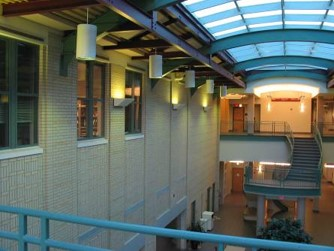
#> input picture Project1/images/CMU_left.jpg, 334 x 251 px
$ jupyter execute MyRansacPanorama_student.ipynb   (shell and % lines are left out)
#> lines starting #> are read from the running program, lines starting #| are printed output that depends on the picture; after the words box and inside, x2 and y2 are one past the last pixel; in counts of white or black regions, pixels touching at a corner belong together
# Assignment 1 (part II): Automatic Panorama Mosaicing

[cell 1]

import numpy as np
import matplotlib
import matplotlib.image as image
import matplotlib.pyplot as plt
from skimage.feature import (corner_harris, corner_peaks, plot_matches, BRIEF, match_descriptors)
from skimage.transform import warp, ProjectiveTransform
from skimage.color import rgb2gray
from skimage.measure import ransac

### The cell below demonstrates feature detection (e.g. corners) and matching (e.g. BRIEF descriptor)

[cell 2]
imL = image.imread("images/CMU_left.jpg")
#> imL is the input picture: shape (251, 334, 3); mean R, G, B 94.8, 103.3, 94.9
imR = image.imread("images/CMU_right.jpg")
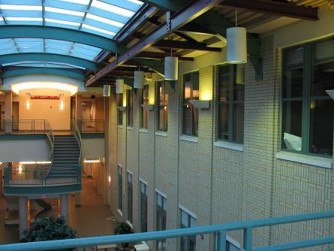
#> input picture Project1/images/CMU_right.jpg, 334 x 251 px
#> imR is the input picture: shape (251, 334, 3); mean R, G, B 87.8, 97, 88.2
imLgray = rgb2gray(imL)
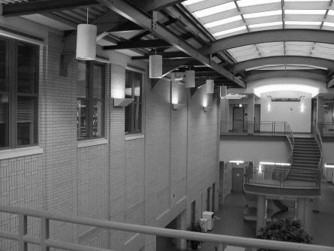
#> imLgray: shape (251, 334) float64; min 0.00417, max 1, mean 0.396
imRgray = rgb2gray(imR)
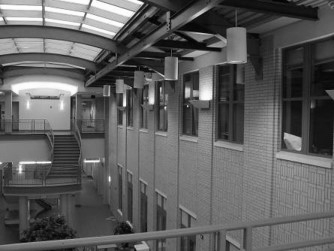
#> imRgray: shape (251, 334) float64; min 0.00333, max 1, mean 0.37

# NOTE: corner_peaks and many other feature extraction functions return point coordinates as (y,x), that is (rows,cols)
keypointsL = corner_peaks(corner_harris(imLgray), threshold_rel=0.0005, min_distance=5)
#> keypointsL = 202 pairs, first value 8 to 242, second value 7 to 326
keypointsR = corner_peaks(corner_harris(imRgray), threshold_rel=0.0005, min_distance=5)
#> keypointsR = 204 pairs, first value 6 to 245, second value 5 to 326

extractor = BRIEF()

extractor.extract(imLgray, keypointsL)
keypointsL = keypointsL[extractor.mask]
#> keypointsL = 152 pairs, first value 25 to 227, second value 24 to 309
descriptorsL = extractor.descriptors

extractor.extract(imRgray, keypointsR)
keypointsR = keypointsR[extractor.mask]
#> keypointsR = 154 pairs, first value 24 to 227, second value 28 to 309
descriptorsR = extractor.descriptors

matchesLR = match_descriptors(descriptorsL, descriptorsR, cross_check=True)

print ('the number of matches is {:2d}'.format(matchesLR.shape[0]))

fig = plt.figure(1,figsize = (12, 4))
axA = plt.subplot(111)
plt.gray()
plot_matches(axA, imL, imR, keypointsL, keypointsR, matchesLR) #, matches_color = 'r')
#> (this line was passed over: skimage is not available in this run)
axA.axis('off')

plt.show()

## Problem 1
### Rederive your formula in Problem 4a from Part I of the assignment for the following modification. Assume there are $N=53$ matches $(p,p')$ as in figure 1 above. $N_i=21$ of these matches are inliers for a homography, while the rest of the matches are $N_o=32$ outliers. To estimate a homography you need a sample with $K=4$ matches. What is the least number of times one should randomly sample a subset of $K$ matches to get probability  $p≥0.95$  that at least one of these samples has all of its $K$ matches from inliers? Derive a general formula and compute a numerical answer for the specified numbers.

Solution:

Let $I$ be "Inliers" and $O$ be outliers and $n$ be least number of trials one should randomly sample a subset of size K such that all 4 pairs in K are inliers.

Let $P(\text{at least 1 sample with 4 I pairs in n trials}) = P(A)$

$$\begin{aligned}
P(A) &= 1 - P(\text{never get 1 sample with 4 I pairs in n trials}) \\
                                           &= 1 - (P(\text{do NOT get 4I}))^n \\
                                           &= 1 - (1 - P(\text{DO get 4I}))^n \\
                                           &= 1 - \left(1 -
\frac{
{I \choose 4}
    }{
    {I \choose 4} + {O \choose 4} + {O \choose 1} \cdot {I \choose 3} + {O \choose 2} \cdot {I \choose 2} + {O \choose 3} \cdot {I \choose 1}
    }
\right)^n \\
                                           &>= 0.95
\end{aligned}$$

Simplifying leads to the following:

$$\begin{aligned}
1 - \left(1 -
\frac{
{I \choose 4}
    }{
    {I \choose 4} + {O \choose 4} + {O \choose 1} \cdot {I \choose 3} + {O \choose 2} \cdot {I \choose 2} + {O \choose 3} \cdot {I \choose 1}
    }
\right)^n &>= 0.95 \\
\left(1 -
\frac{
{I \choose 4}
    }{
    {I \choose 4} + {O \choose 4} + {O \choose 1} \cdot {I \choose 3} + {O \choose 2} \cdot {I \choose 2} + {O \choose 3} \cdot {I \choose 1}
    }
\right)^n &<= 0.05 \\
\end{aligned}$$

Let $a = P(\text{DO get 4I}) = \left(1 -
\frac{
{I \choose 4}
    }{
    {I \choose 4} + {O \choose 4} + {O \choose 1} \cdot {I \choose 3} + {O \choose 2} \cdot {I \choose 2} + {O \choose 3} \cdot {I \choose 1}
    }
\right)$.

The equation becomes:

$$\begin{aligned}
\left(1 - a\right)^n &<= 0.05 \\
log_\left(1 - a\right) \left(1- a\right)^n &>= log_\left(1 - a\right) 0.05 \\
n &>= log_\left(1 - a\right) 0.05 \\
n &>= \frac{\log 0.05}{\log \left(1 - a\right)} \\
\end{aligned}$$

Solving for $I = 21$ and $O = 32$ as in the question:

$$\begin{aligned}
n &>= \frac{\log 0.05}{\log \left(1 -
\frac{
{I \choose 4}
    }{
    {I \choose 4} + {O \choose 4} + {O \choose 1} \cdot {I \choose 3} + {O \choose 2} \cdot {I \choose 2} + {O \choose 3} \cdot {I \choose 1}
    }
\right)} \\
n &>= \frac{\log 0.05}{\log \left(1 -
\frac{
{21 \choose 4}
    }{
    {21 \choose 4} + {32 \choose 4} + {32 \choose 1} \cdot {21 \choose 3} + {32 \choose 2} \cdot {21 \choose 2} + {32 \choose 3} \cdot {21 \choose 1}
    }
\right)} \\
n &>= \frac{\log 0.05}{\log \left(1 - \frac{5,985}{354,425}\right)} \\
n &>\approx 175.901793884829
\end{aligned}$$

Therefore 176 is the minimum number of samples $n$ that we must make to have a probability $p >= 0.95$ that at least one of the sampled pairs both have inliers.

## Problem 2: (RANSAC for Homographies)
### Write code below using RANSAC to estimate Homography from matched pairs of points above. This cell should display new figure 2 similar to figure 1 above, but it should show only inlier pairs for the detected homography. HINT: you can use $ProjectiveTransform$  from library $skimage$ declared at the top of the notebok.

[cell 3]
fig = plt.figure(2, figsize=(12, 4))
axA = plt.subplot(111)
plt.gray()
model_robust, inliers = ransac(
    (
        np.flip(keypointsL[matchesLR[:, 0]], 1),
        np.flip(keypointsR[matchesLR[:, 1]], 1),
    ),
    ProjectiveTransform,
    min_samples=4,
    residual_threshold=1,
    max_trials=176,
)

inlier_matches = matchesLR[inliers]
#> inlier_matches = [[1, 1], [72, 61], [99, 90], [108, 105], [115, 115], [128, 108], [133, 130], [136, 143], [138, 147], [147, 152]]
plot_matches(
    axA,
    imL,
    imR,
    keypointsL[inlier_matches[:, 0]],
    keypointsR[inlier_matches[:, 1]],
    np.array(
        [np.arange(len(inlier_matches)), np.arange(len(inlier_matches))]
    ).T,
)  # , matches_color = 'r')
#> (this line was passed over: skimage is not available in this run)
axA.axis("off")

plt.show()

## Problem 3 (reprojecting onto common PP)
### Use common PP corresponding to the plane of the left image. Your pamorama mosaic should be build inside a "reference frame" (think about it as an empty canvas of certain size) inside this common PP. The reference frame should be big enough to contain the left image and the part of the view covered by the right image after reprojecting onto common PP. Create a new figure 3 including the following three images (spread them vertically). First, show your reference frame only with the left image inside. Second, show the reference frame containing only a reprojected right image (warp it using a homography computed in Problem 1). Third, for comparison, show the reference frame containing only the right image reprojected using a (bad) homography estimated from all matches (including outliers, as in figure 1).
#### HINT1: use function $warp$ from library $skimage$ declared at the top of the notebook.
#### HINT2: function $warp$ needs "inverse map" as a (second) argument as it uses "inverse warping" to compute output intensities

[cell 4]
fig = plt.figure(3,figsize = (12, 14))
REFERENCE_FRAME = (255, 650)
plt.subplot(311)
plt.imshow(warp(imL, np.eye(3), output_shape=REFERENCE_FRAME))
plt.title("reference frame with the left image")

plt.subplot(312)
plt.imshow(warp(imR, model_robust, output_shape=REFERENCE_FRAME))
plt.title("reference frame with the right image (reprojected)")

model_robust_bad, inliers = ransac(
    (keypointsL[matchesLR[:,0]], keypointsR[matchesLR[:,1]]),
    ProjectiveTransform,
    min_samples=4,
    residual_threshold=10_000,
    max_trials=1,
)

plt.subplot(313)
plt.imshow(warp(imR, model_robust_bad, output_shape=REFERENCE_FRAME))
plt.title("reference frame with the right image (reprojected badly)")

plt.show()

## Problem 4 (blending)

### (part a) Write code for a function below computing distance transform for the boundary of a given image. It returns a numpy array of the same size as the image with distances from each pixel to the closest point on the boundary of the image (float values).


[cell 5]
def boundaryDT(image):
    points = np.indices((image.shape[0], image.shape[1])).transpose((1, 2, 0))
    d_left = np.linalg.norm(
        points.transpose(1, 0, 2) - points[:, 0, :], axis=2
    ).T
    d_right = np.linalg.norm(
        points.transpose(1, 0, 2) - points[:, -1, :], axis=2
    ).T
    d_up = np.linalg.norm(points - points[0], axis=2)
    d_down = np.linalg.norm(points - points[-1], axis=2)
    return np.minimum(d_left, np.minimum(d_right, np.minimum(d_up, d_down)))

### (part b) Use function from part (a) to compute a distance transform for both images. Create a new figure 4 showing the following two images. First, show reference frame containing only the left image's boundaryDT instead of the left image. Second, show reference frame containing only the right image's boundaryDT reprojected instead of the right image.

[cell 6]
fig = plt.figure(4, figsize=(12, 3))
plt.subplot(121)
imL_alphas_raw = warp(
    boundaryDT(imL), np.eye(3), output_shape=REFERENCE_FRAME
)
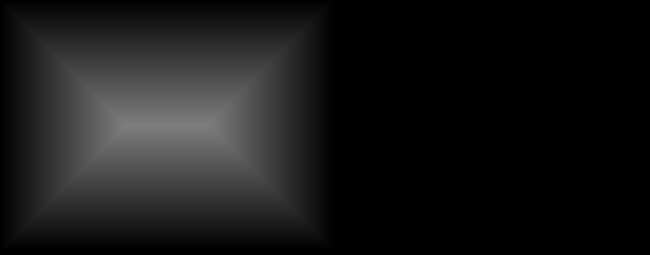
#> imL_alphas_raw: shape (255, 650) float64; min 0, max 125, mean 23.5
plt.imshow(imL_alphas_raw)
plt.title("Left image DT in Ref. frame (LdtRef)")

plt.subplot(122)
imR_alphas_raw = warp(
    boundaryDT(imR), model_robust, output_shape=REFERENCE_FRAME
)
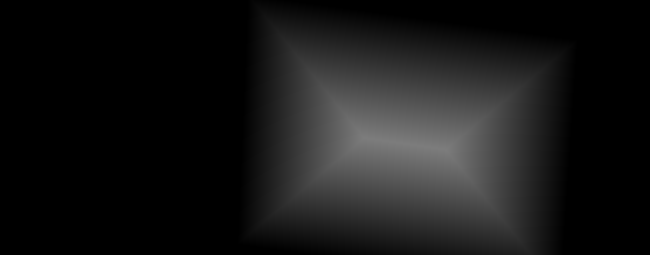
#> imR_alphas_raw: shape (255, 650) float64; min 0, max 125, mean 23.1
plt.imshow(imR_alphas_raw)
plt.title("Right image DT in Ref. frame (RdtRef)")

### (part c) Use boundary distance transforms to blend left and right images (reprojected) into the reference frame. Create a new figure 5 showing the following three images. The first and second images should be smooth $alpha$'s suitable for blending the left and right images (e.g. based on distance transforms as discussed in class). The third image should be your panorama: left and (reprojected) right images blended inside the reference frame. Your panorama should also show (reprojected) features - homography inliers - from both left and right images. Use different colors/shapes to distinct features from the left and the right images.

[cell 7]
imL_alphas_raw[(imR_alphas_raw == 0) & (imL_alphas_raw == 0)] = 1
#> imL_alphas_raw: shape (255, 650) float64; 16.59% of pixels changed, all inside (x1, y1, x2, y2) = (0, 0, 650, 255)
alpha_map_L = imL_alphas_raw/(imL_alphas_raw+imR_alphas_raw)
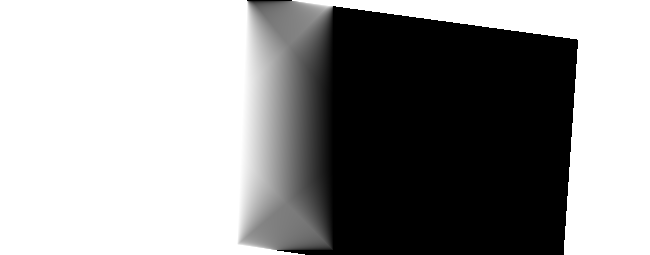
#> alpha_map_L: shape (255, 650) float64; min 0, max 1, mean 0.597

alpha_map_R = 1 - alpha_map_L
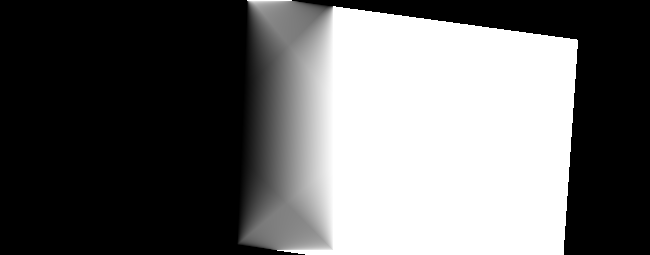
#> alpha_map_R: shape (255, 650) float64; min 0, max 1, mean 0.403

fig = plt.figure(5,figsize = (12, 14))
plt.subplot(311)
plt.imshow(alpha_map_L)
plt.title("alpha based on DT (for RransacRef)")

plt.subplot(312)
plt.imshow(alpha_map_R)
plt.title("alpha based on DT (for RransacRef)")

plt.subplot(313)
blended_L = warp(
    imL,
    np.eye(3),
    output_shape=REFERENCE_FRAME
) * alpha_map_L[...,None]
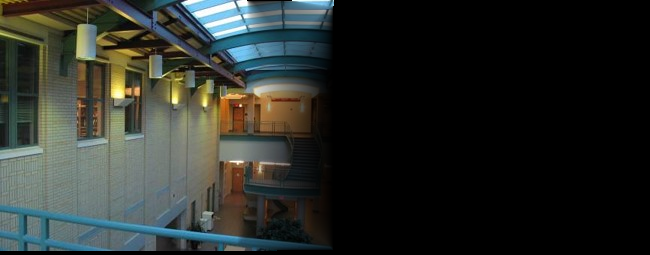
#> blended_L: shape (255, 650, 3) float64; mean R, G, B 0.16, 0.175, 0.159
blended_R = warp(
    imR,
    model_robust,
    output_shape=REFERENCE_FRAME
) * alpha_map_R[...,None]
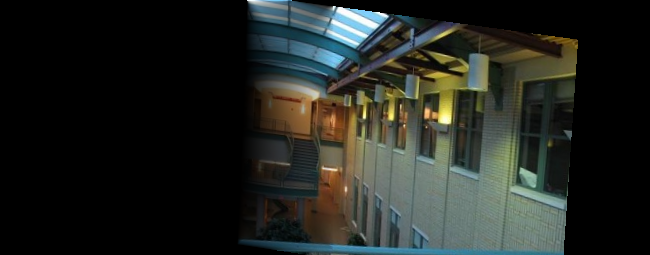
#> blended_R: shape (255, 650, 3) float64; mean R, G, B 0.136, 0.149, 0.131
plt.imshow(blended_L + blended_R)
plt.title("Panorama")

plot_matches(axA, imL, imR, keypointsL, keypointsR, matchesLR)
#> (this line was passed over: skimage is not available in this run)
l_features = keypointsL[inlier_matches[:,0]]
#> l_features = [[164, 289], [138, 294], [109, 291], [200, 266], [219, 294], [186, 282], [202, 295], [209, 279], [219, 284], [208, 268]]
plt.scatter(l_features[:,1], l_features[:,0], c='b')
r_features = keypointsL[inlier_matches[:,0]]
#> r_features has the same summary as l_features
plt.scatter(r_features[:,1], r_features[:,0], c='r', s=7)

plt.show()
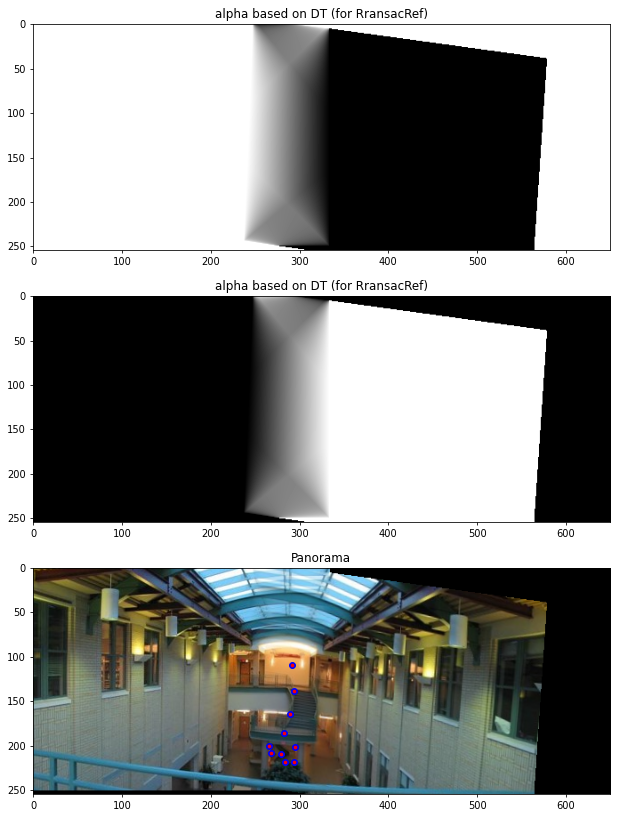
#> figure drawn by matplotlib, 3 panels
